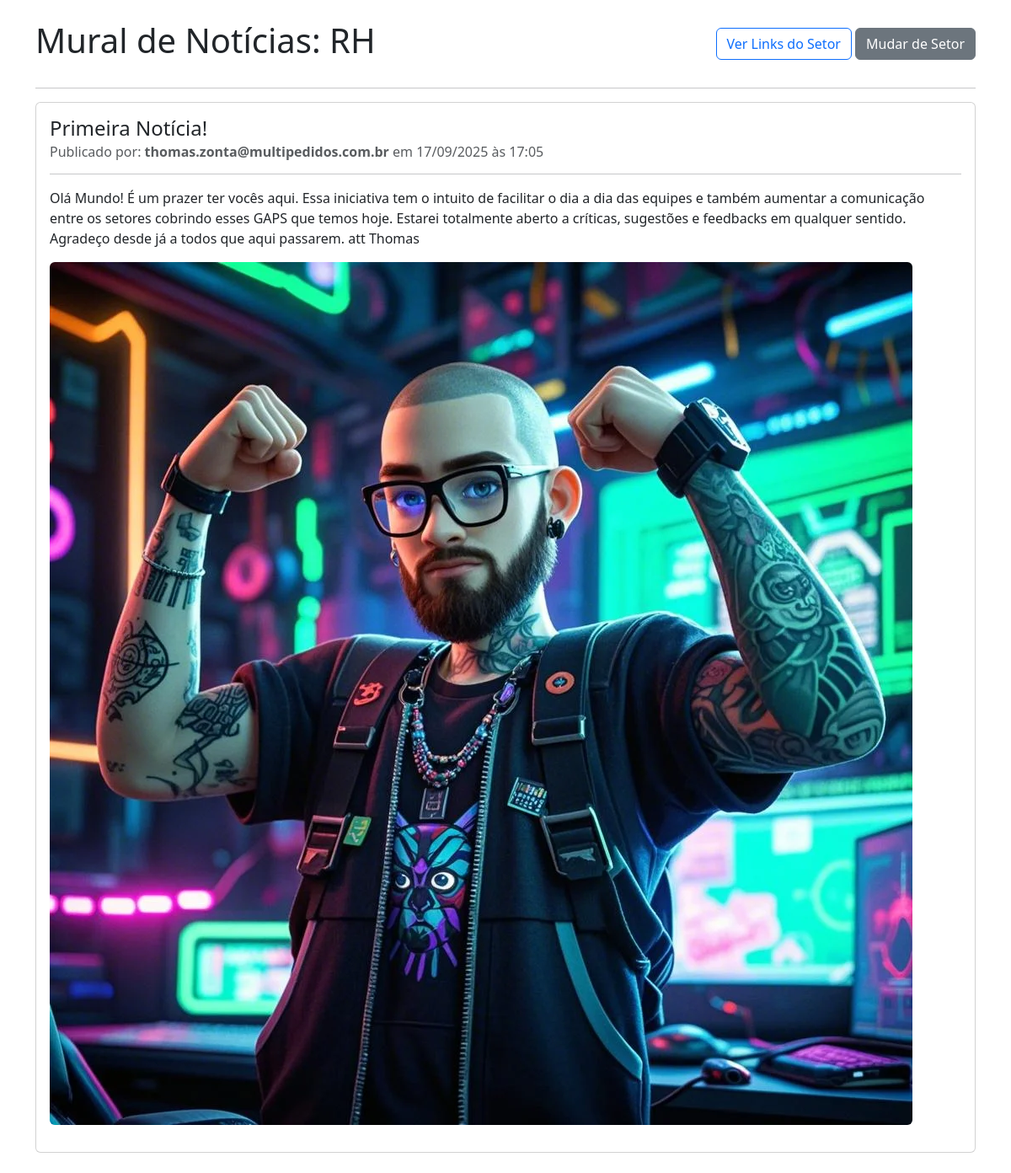
The app's page /setor/RH/home (signed in) with its own data.
### app.py (models this page shows, shortened)
class Sector(db.Model):
    id = db.Column(db.Integer, primary_key=True)
    name = db.Column(db.String(100), unique=True, nullable=False)
    order_index = db.Column(db.Integer, nullable=False, default=0) # <-- Adicionar
    subcategories = db.relationship('Subcategory', back_populates='sector', lazy=True, cascade="all, delete-orphan")
    users = db.relationship('User', secondary=user_sectors_association, lazy='subquery',
                            back_populates='sectors')
    posts = db.relationship('Post', secondary=post_sectors_association, lazy='dynamic',
                            back_populates='sectors')

class Post(db.Model):
    id = db.Column(db.Integer, primary_key=True)
    title = db.Column(db.String(200), nullable=False)
    content = db.Column(db.Text, nullable=False)
    image_filename = db.Column(db.String(100), nullable=True)
    is_pinned = db.Column(db.Boolean, nullable=False, default=False)
    timestamp = db.Column(db.DateTime, nullable=False, default=datetime.utcnow)
    order_index = db.Column(db.Integer, nullable=False, default=0)
    sectors = db.relationship('Sector', secondary=post_sectors_association, lazy='subquery',
                              back_populates='posts')
    author_id = db.Column(db.Integer, db.ForeignKey('user.id'), nullable=False)
    author = db.relationship('User', back_populates='posts')

class User(db.Model, UserMixin):
    id = db.Column(db.Integer, primary_key=True)
    email = db.Column(db.String(120), unique=True, nullable=False)
    password_hash = db.Column(db.String(60), nullable=False)
    is_admin = db.Column(db.Boolean, nullable=False, default=False)
    sectors = db.relationship('Sector', secondary=user_sectors_association, lazy='subquery',
                              back_populates='users')
    posts = db.relationship('Post', back_populates='author', lazy=True)

### app.py (the view)
@app.route('/setor/<string:sector_name>/home')
@login_required
def view_sector_home(sector_name):
    sector = Sector.query.filter_by(name=sector_name).first_or_404()
    if not current_user.is_admin and sector not in current_user.sectors:
        flash('Você não tem permissão para acessar este setor.', 'danger')
        return redirect(url_for('dashboard'))
    posts = sector.posts.order_by(Post.is_pinned.desc(), Post.timestamp.desc()).all()
    return render_template('sector_home.html', current_sector=sector, posts=posts)

### app.py (called while the page is built)
@login_manager.user_loader
def load_user(user_id):
    return db.session.get(User, int(user_id))

### templates/sector_home.html (shortened to what this page needs)
<!DOCTYPE html>
<html lang="pt-br">
<head>
    <link rel="stylesheet" href="https://cdn.jsdelivr.net/npm/bootstrap@5.3.2/dist/css/bootstrap.min.css">
</head>
<body>
    <div class="container mt-4">
        <div class="d-flex justify-content-between align-items-center mb-4">
            <h1>Mural de Notícias: {{ current_sector.name }}</h1>
            <div>
                <a href="{{ url_for('view_sector_dashboard', sector_name=current_sector.name) }}" class="btn btn-outline-primary">Ver Links do Setor</a>
                <a href="{{ url_for('dashboard') }}" class="btn btn-secondary">Mudar de Setor</a>
            </div>
        </div>
        <hr>
        {% if posts %}
            {% for post in posts %}
                <div class="card mb-4">
                    <div class="card-body">
                        <h4 class="card-title">{{ post.title }}</h4>
                        <h6 class="card-subtitle mb-2 text-muted">
                            Publicado por: <strong>{{ post.author.email }}</strong> em {{ post.timestamp.strftime('%d/%m/%Y às %H:%M') }}
                        </h6>
                        <hr>
                        <div class="card-text">
                            {{ post.content | safe }}
                        </div>
                        {% if post.image_filename %}
                            <img src="{{ url_for('static', filename='uploads/' + post.image_filename) }}" class="img-fluid rounded my-3" alt="Imagem da notícia">
                        {% endif %}
                    </div>
                </div>
            {% endfor %}
        {% else %}
            <div class="alert alert-info">
                Ainda não há nenhuma notícia ou comunicado para este setor.
            </div>
        {% endif %}
    </div>
</body>
</html>

### records on screen
Sector: name "RH"
Post: title "Primeira Notícia!", author.email "thomas.zonta@multipedidos.com.br", timestamp "17/09/2025 às 17:05", content "Olá Mundo! É um prazer ter vocês aqui. Essa iniciativa tem o intuito de facilitar o dia a dia das equipes e também aumentar a comunicação entre os setores cobrindo esses GAPS que temos hoje. Estarei totalmente aberto a críticas, sugestões e feedbacks em qualquer sentido. Agradeço desde já a todos que aqui passarem. att Thomas", image_filename (picture)
